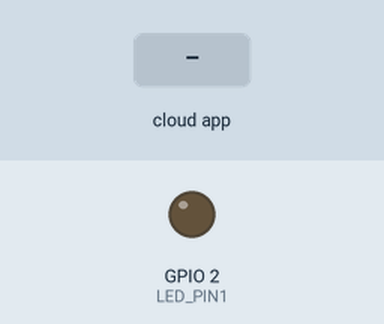
This sketch was run on a simulated ESP8266 (NodeMCU). Shown: output pins drawn as LEDs (lit = HIGH). The inputs (shaded band) are chosen by the test bench. WiFi joins after 1.5 s; servers stay silent unless stated; what the sketch prints to the serial monitor is not drawn.

Above: at 2.7 s.
2.8 s: the phone or cloud app sets lampada3 to 1
At 3.7 s:
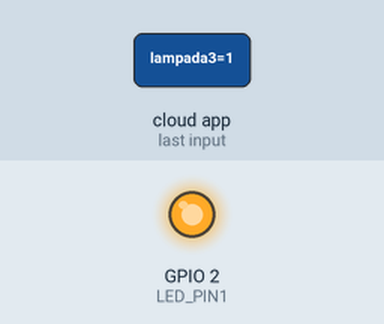
4.3 s: the phone or cloud app sets lampada3 to 0
At 5.5 s:
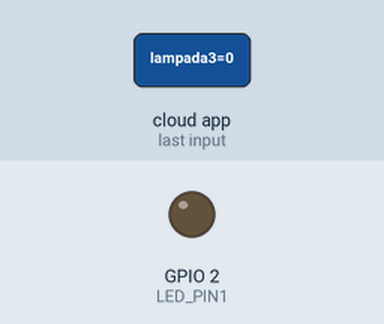
5.8 s: the phone or cloud app sets tomadinha to 0
At 6.3 s:
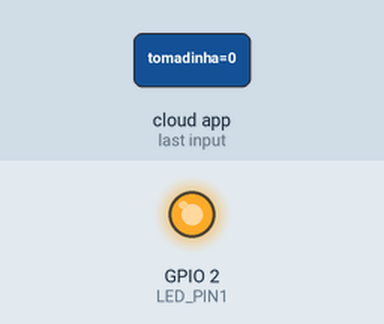
Timing chart, 0 to 8.8 s (numbered marks = the images above; inputs shaded):
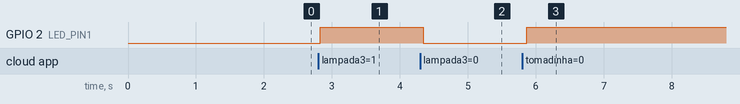

Measured:
- after the input at 2.8 s, GPIO 2 (LED_PIN1): LOW → HIGH at once
- after the input at 4.3 s, GPIO 2 (LED_PIN1): HIGH → LOW after 0.05 s
- after the input at 5.8 s, GPIO 2 (LED_PIN1): LOW → HIGH after 0.07 s

The sketch:

Tomada-TCC_SENAI.ino
```cpp
    /*** Configuration ****/

// bibliotecas
#include "config.h"
#ifdef ARDUINO_ARCH_ESP32
#include <WiFi.h>
#else
#include <ESP8266WiFi.h>
#endif
#include <Espalexa.h>

/*** Example Starts Here ****/

// pino 2 é Tomada
#define LED_PIN1 2
// setando o nome da variável do adafruit
AdafruitIO_Feed *digital1 = io.feed("lampada3");
boolean connectWifi();

//callback functions
void Funcion_pino2(uint8_t brightness);

// Change this!!
const char* ssid = "teste";
const char* password = "11223344";

boolean wifiConnected = false;

Espalexa espalexa;


void setup() {

  pinMode(LED_PIN1, OUTPUT);
  // start the serial connection
  Serial.begin(115200);

  // wait for serial monitor to open
  while(! Serial);

  // connect to io.adafruit.com
  Serial.print("Connecting to Adafruit IO");
  io.connect();

  // set up a message handler for the 'digital' feed.
  // the handleMessage function (defined below)
  // will be called whenever a message is
  // received from adafruit io.
  digital1->onMessage(handleMessage1);
  // wait for a connection
  while(io.status() < AIO_CONNECTED) {
    Serial.print(".");
    delay(500);
  }
    wifiConnected = connectWifi();

  if(wifiConnected){

    // Define your devices here.
    espalexa.addDevice("tomadinha", Funcion_pino2); //simplest definition, default state off
    espalexa.begin();

  } else
  {
    while (1) {
      Serial.println("Cannot connect to WiFi. Please check data and reset the ESP.");
      delay(2500);
    }
  }

  Serial.println();
  Serial.println(io.statusText());
  // get pra puxar a informação do adafruit
  digital1->get();
}

void loop() {

  //Conexão com adafruit e alexa
  io.run();
  espalexa.loop();
  delay(1);

}
//Verificando conexao da Alexa
boolean connectWifi(){
  boolean state = true;
  int i = 0;

  WiFi.mode(WIFI_STA);
  WiFi.begin(ssid, password);
  Serial.println("");
  Serial.println("Connecting to WiFi");

  // Wait for connection
  Serial.print("Connecting...");
  while (WiFi.status() != WL_CONNECTED) {
    delay(500);
    Serial.print(".");
    if (i > 20){
      state = false; break;
    }
    i++;
  }
  Serial.println("");
  if (state){
    Serial.print("Connected to ");
    Serial.println(ssid);
    Serial.print("IP address: ");
    Serial.println(WiFi.localIP());
  }
  else {
    Serial.println("Connection failed.");
  }
  return state;
}

// this function is called whenever an 'digital' feed message
// is received from Adafruit IO. it was attached to
// the 'digital' feed in the setup() function above.

// Void do botão do adafruit
void handleMessage1(AdafruitIO_Data *data) {
  digitalWrite(LED_PIN1, data->toPinLevel());
}
// Void da alexa
void Funcion_pino2(uint8_t brightness){
  if(brightness){
    digitalWrite(LED_PIN1,LOW);
  } else {
    digitalWrite(LED_PIN1,HIGH);
  }
}
```

config.h
```cpp
/************************ Adafruit IO Config *******************************/

#define IO_USERNAME "name"
#define IO_KEY "chave"


#define WIFI_SSID ""
#define WIFI_PASS ""


// comment out the following lines if you are using fona or ethernet
#include "AdafruitIO_WiFi.h"

#if defined(USE_AIRLIFT) || defined(ADAFRUIT_METRO_M4_AIRLIFT_LITE) ||         \
    defined(ADAFRUIT_PYPORTAL)
// Configure the pins used for the ESP32 connection
#if !defined(SPIWIFI_SS) // if the wifi definition isnt in the board variant
// Don't change the names of these #define's! they match the variant ones
#define SPIWIFI SPI
#define SPIWIFI_SS 10 // Chip select pin
#define NINA_ACK 9    // a.k.a BUSY or READY pin
#define NINA_RESETN 6 // Reset pin
#define NINA_GPIO0 -1 // Not connected
#endif
AdafruitIO_WiFi io(IO_USERNAME, IO_KEY, WIFI_SSID, WIFI_PASS, SPIWIFI_SS,
                   NINA_ACK, NINA_RESETN, NINA_GPIO0, &SPIWIFI);
#else
AdafruitIO_WiFi io(IO_USERNAME, IO_KEY, WIFI_SSID, WIFI_PASS);
#endif
```
